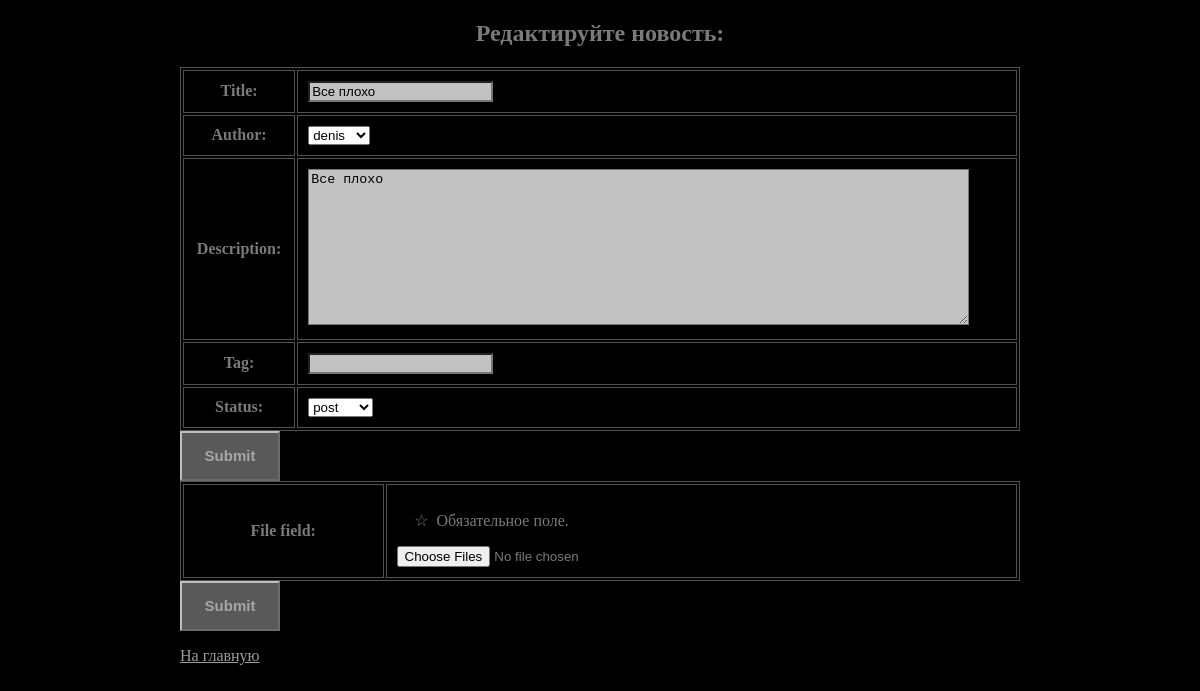
The page /app_news/news_edit/1 on the database its author committed.
### app_news/models.py (models this page shows, shortened)
class News(models.Model):
    STATUS_CHOICES = [
        ('d', gt('draft')),
        ('a', gt('archive')),
        ('p', gt('post')),
    ]
    title = models.CharField(max_length=200, default='', verbose_name=gt('title'))
    author = models.ForeignKey(get_user_model(), default=None, null=True,
                             on_delete=models.CASCADE, verbose_name=gt('author'), blank=True)
    description = models.CharField(max_length=1000, default='', verbose_name=gt('description'))
    created_at = models.DateTimeField(auto_now_add=True, verbose_name=gt('created_at'))
    updated_at = models.DateTimeField(auto_now=True, verbose_name=gt('updated_at'))
    tag = models.CharField(max_length=50, default='', verbose_name=gt('tag'))
    status = models.CharField(max_length=1, choices=STATUS_CHOICES, default='d', verbose_name=gt('status'))
    admin_comment = models.CharField(max_length=200, default='', verbose_name=gt('admin_comment'))
    age_rate = models.CharField(max_length=5, default='', verbose_name=gt('age_rate'))
    class Meta:
        ordering = ['created_at']

### app_news/views.py (the view, shortened to what this page needs)
class NewsEditView(TemplateView):
    model = News
    template_name = 'app_news/news_edit.html'
    def get_context_data(self, **kwargs):
        context = super(NewsEditView, self).get_context_data(**kwargs)
        current_news = News.objects.get(id=kwargs['news_id'])
        context['news'] = current_news
        edit_form = EditCreateForm(initial=
                                   model_to_dict(current_news))
        upload_files_form = MultiFileForm(self.request.POST, self.request.FILES)
        context['edit_form'] = edit_form
        context['upload_files_form'] = upload_files_form
        return context

### app_news/forms.py
class EditCreateForm(forms.ModelForm):
    class Meta:
        model = News
        fields = '__all__'
        exclude = ['admin_comment', 'age_rate']
        widgets = {
            'description': forms.Textarea(attrs={'cols': 80, 'rows': 10}),
        }

class MultiFileForm(forms.Form):
    file_field = forms.FileField(widget=forms.ClearableFileInput(attrs={'multiple': True}))

### app_news/templates/app_news/news_edit.html (shortened to what this page needs)
<!DOCTYPE html>
{% load static %}
{% static "" as staticUrl %}
<html lang="ru">
<head>
    <link rel="stylesheet" type="text/css"
          href="{{ staticUrl }}news_app/css/global-style.css">
</head>
<body>
<h2>Редактируйте новость:</h2>
<div>
    <form action="{% url 'news_edit' news_id=news.id %}"
          method="POST">
        <table>
            {{ edit_form.as_table }}
        </table>
        <input type="submit" name="main_form" value="Submit"/>
    </form>
</div>
<div>
    <form action="{% url 'news_edit' news_id=news.id %}"
          method="POST"
          enctype="multipart/form-data">
        <table>
            {{ upload_files_form.as_table }}
        </table>
        <input type="submit" name="image_form" value="Submit"/>
    </form>
</div>
<p>
    <a href="{% url 'index' %}">На главную</a>
</p>
</body>
</html>

### app_news/static/news_app/css/global-style.css (style rules this page uses)
body { background-color: black; color: #7a7a7a; font: 16px Verdana; width: 70%; margin-left: auto; margin-right: auto; }
h2 { text-align: center; }
li { list-style-type: '☆ '; margin: 15px 0; }
table { border: 1px solid #525252; table-layout: auto; }
th, td { border: 1px solid #525252; padding: 10px; }
table { width: 100%; }
a { color:#9c9c9c; }
input[type="text"], textarea { background-color: #c2c2c2 }
input[type=submit] { background: #595959; color: #a6a6a6; border-style: outset; border-color: #bfbfbf; height: 50px; width: 100px; font: bold 15px Arial, sans-serif; text-shadow: none; }

### rows shown on the page
News: title "Все плохо", author "denis", description "Все плохо", status "post"
